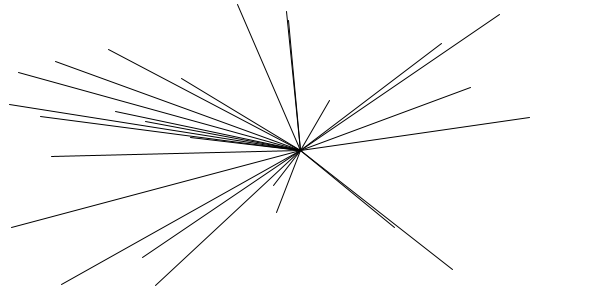
Frame 1 (no input)
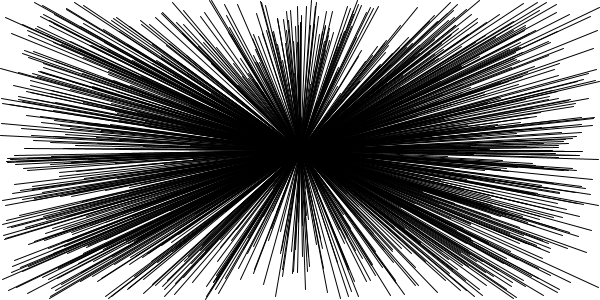
Frame 60 (the mouse pressed at the canvas centre just before this capture)
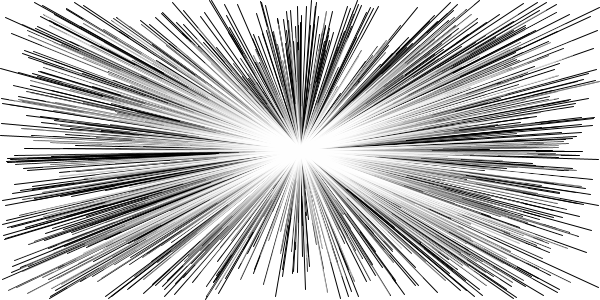
Frame 120 (the mouse held since frame 60 and released just before this capture)

The Processing sketch that drew these frames (run headless with seeded random() and noise(); from frame 60 on, the mouse is pressed at the canvas centre):

// Processing sketch: processing_30248
// ── processing_30248.pde

void setup (){
  size (600, 300);
  background (255);
  smooth();
}



void draw() {
   float anzahl = random (40);
   for (int i=0; i < anzahl; i = i + 1) {
   float posX = random (width);
   float posY = random (height);
   fill(0);
   line (300, 150, posX, posY);
   smooth();
   
   }
}

  void mousePressed() {
 
  stroke (255, 255, 255, 125);
 
}

void mouseReleased() {
  
   stroke (0, 0, 0, 125);
   
}
 


      


  
